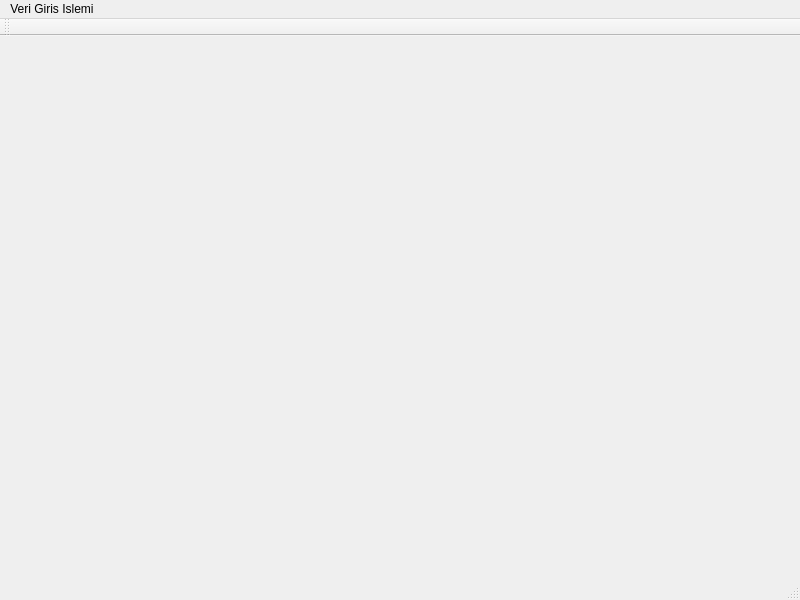
<?xml version="1.0" encoding="UTF-8"?>
<ui version="4.0">
 <class>SOYesilay</class>
 <widget class="QMainWindow" name="SOYesilay">
  <property name="geometry">
   <rect>
    <x>0</x>
    <y>0</y>
    <width>800</width>
    <height>600</height>
   </rect>
  </property>
  <property name="windowTitle">
   <string>SOYesilay</string>
  </property>
  <widget class="QWidget" name="centralwidget"/>
  <widget class="QMenuBar" name="menubar">
   <property name="geometry">
    <rect>
     <x>0</x>
     <y>0</y>
     <width>800</width>
     <height>22</height>
    </rect>
   </property>
   <widget class="QMenu" name="menuVeri_Giris_Islemi">
    <property name="title">
     <string>Veri Giris Islemi</string>
    </property>
   </widget>
   <addaction name="menuVeri_Giris_Islemi"/>
  </widget>
  <widget class="QStatusBar" name="statusbar"/>
  <widget class="QToolBar" name="toolBarVeriGiris">
   <property name="windowTitle">
    <string>toolBar</string>
   </property>
   <attribute name="toolBarArea">
    <enum>TopToolBarArea</enum>
   </attribute>
   <attribute name="toolBarBreak">
    <bool>false</bool>
   </attribute>
  </widget>
 </widget>
 <resources/>
 <connections/>
</ui>
